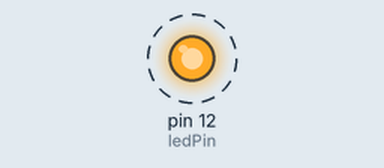
Recording of a program running on a simulated Raspberry Pi (header pin numbers). Shown: output pins drawn as LEDs (lit = HIGH). Dashed ring = blinking. What the program prints to the terminal is not drawn.

Above: at 0.2 s.
Timing chart, 0 to 3.0 s (numbered marks = the images above):
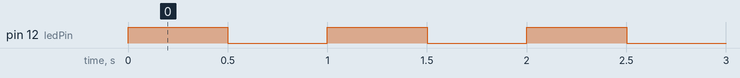

The program:

blink.py
```python
import RPi.GPIO as GPIO
import time
ledPin = 12
blinkDelay = .5
ledOn = True
GPIO.setmode(GPIO.BOARD)
GPIO.setup(ledPin, GPIO.OUT)
try:
    while True:
        print("led=" + str(ledOn))
        GPIO.output(ledPin, ledOn)
        ledOn = not ledOn
        time.sleep(blinkDelay)

except:
    GPIO.cleanup()
    print("Thanks for using blink.py\n")
```

Measured:
- by itself, pin 12 (ledPin): alternates HIGH for 0.50 s and LOW for 0.50 s
